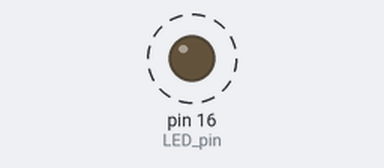
This sketch was run on a simulated Arduino Uno, built with avr-gcc and run on an emulated ATmega328P. On the bench: output pins drawn as LEDs (lit = HIGH). Dashed ring = blinking.

Above: at 0.5 s.
Timing chart, 0 to 4.6 s (numbered marks = the images above):
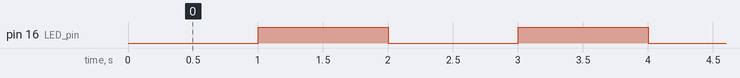

Measured:
- by itself, pin 16 (LED_pin): alternates HIGH for 1.0 s and LOW for 1.0 s

The sketch:

sketch_aug8b.ino
```cpp
 int LED_pin = 16;
int turn_on = 0;

int turn_off = 1;


void setup() {

  // put your setup code here, to run once:

  pinMode(LED_pin, OUTPUT);

  digitalWrite(LED_pin, turn_off);

}


void loop() {

  // put your main code here, to run repeatedly:

  digitalWrite(LED_pin, turn_on);

  delay(1000);

  digitalWrite(LED_pin, turn_off);

  delay(1000);

}
```
